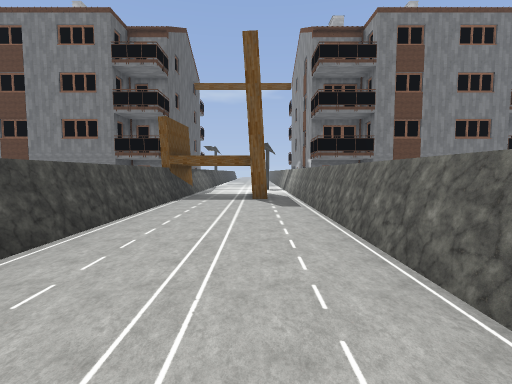
View 1 (above)

16 first-person views from a walk through a level from a Godot 3-D game. The camera is 1.5 m above the floor, tilts 4° down and sees 85° across. The floor is counted in squares, 2 m on a side. Each view is taken from the middle of a square. On the plan, view 1 faces up. The plan holds only what a view shows up to about 10 squares ahead; the rest is blank. The place goes on beyond the plan. Door leaves are left out where a doorway can be walked through. Some surface patterns are stand-ins.

View 2
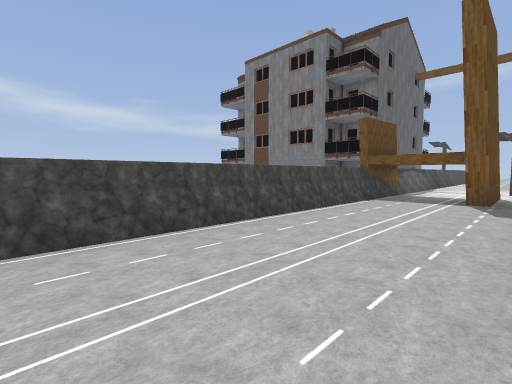

View 3
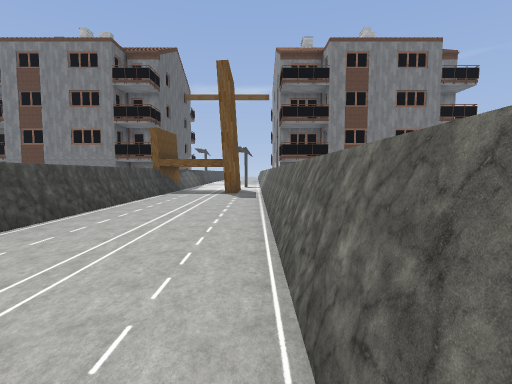

View 4
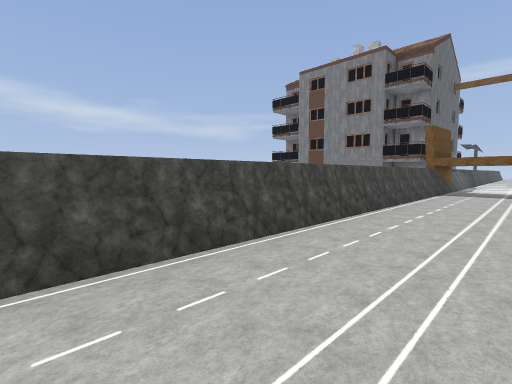

View 5
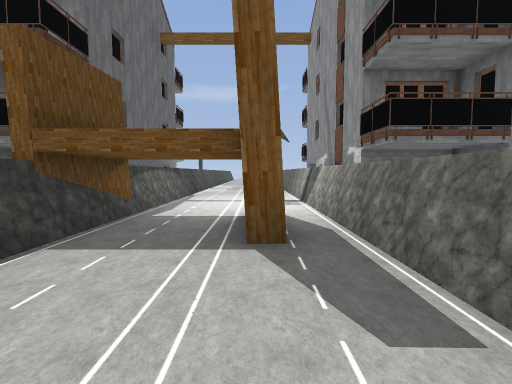

View 6
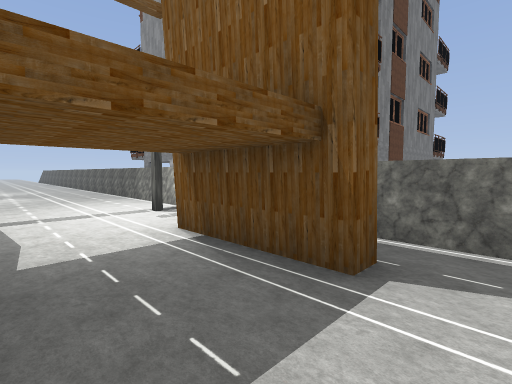

View 7
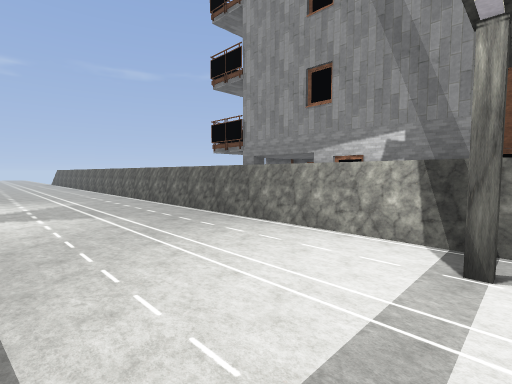

View 8
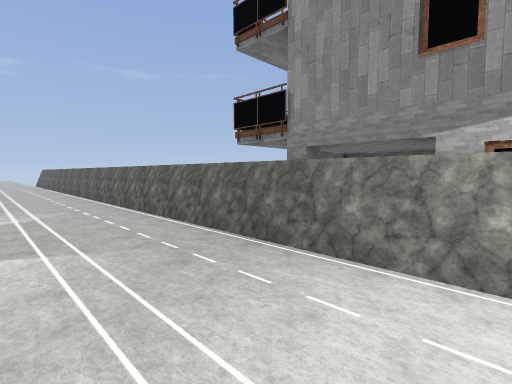

View 9
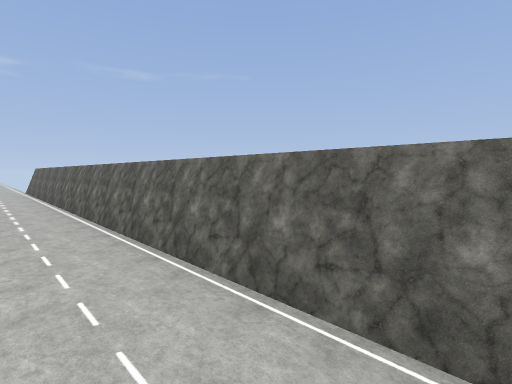

View 10
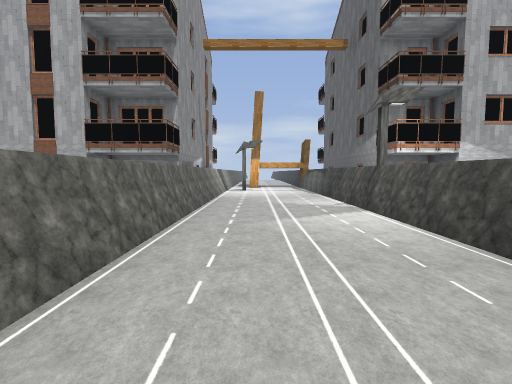

View 11
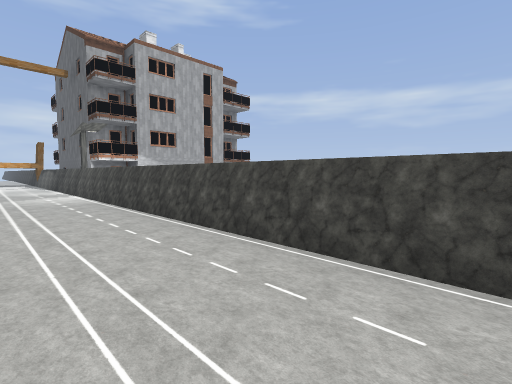

View 12
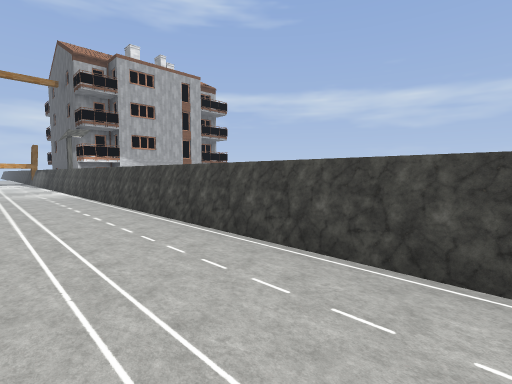

View 13
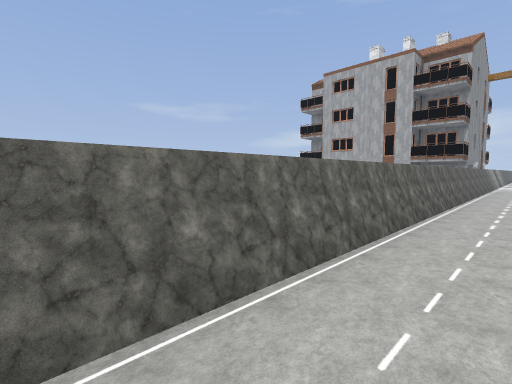

View 14
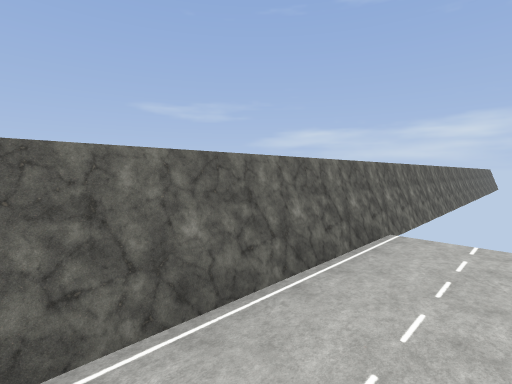

View 15
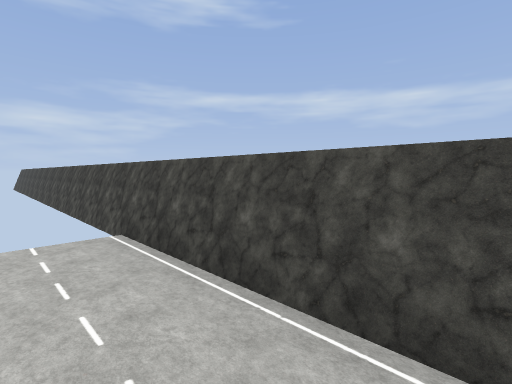

View 16
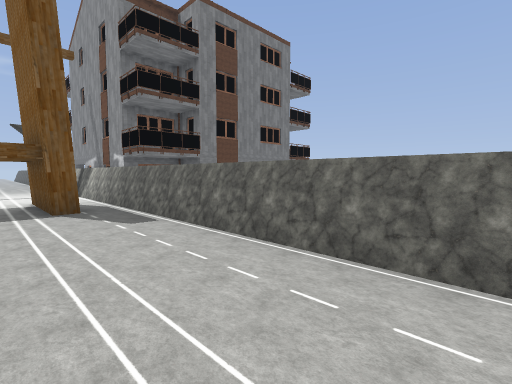

### Floor plan
Points are (right, up) in squares from view 1. A wall is a line through its corners. A room is listed if a view was taken in it or the views show most of it. See-through windows are left out.
Room 1 (views 1, 2, 3, 4, 5, 6, 14, 15, 16)
walls: (0.3, 10.2) (0.3, 7.9) (-0.1, 7.9) (-0.1, 10.5); (1.4, -4.5) (1.4, 10.5); (-2.4, 11.5) (-2.4, -4.5)
ways out: opening at (-0.7, 10.7) to room 2
Room 2 (views 7, 8, 9, 10, 11, 12, 13)
walls: (-2.4, 31) (-2.4, 11.5); (1.4, 10.5) (1.4, 31.5)
ways out: opening at (-0.7, 10.7) to room 1

Where each view was taken, in squares from view 1:
view 1: 0 up, 0 right, facing up
view 2: 0 up, 1 right, facing up-left
view 3: 2 down, 1 right, facing up
view 4: 3 down, 0 right, facing up-left
view 5: 5 up, 0 right, facing up
view 6: 7 up, 2 left, facing up-right
view 7: 12 up, 2 left, facing up-right
view 8: 14 up, 1 left, facing up-right
view 9: 20 up, 0 right, facing up-right
view 10: 24 up, 0 right, facing down
view 11: 29 up, 0 right, facing down-left
view 12: 31 up, 0 right, facing down-left
view 13: 31 up, 0 right, facing down-right
view 14: 0 up, 0 right, facing down-right
view 15: 0 up, 1 left, facing down-left
view 16: 2 up, 1 left, facing up-right
